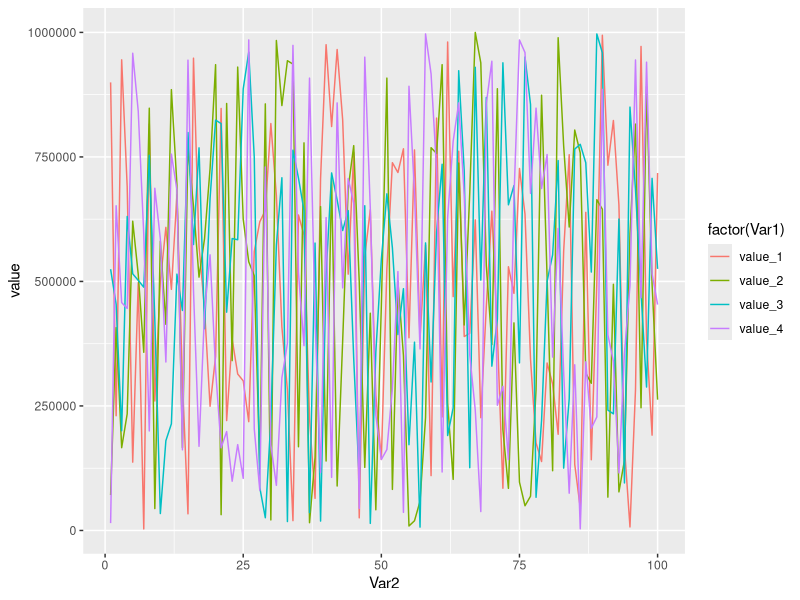

Recreate this plot in R.
#install.packages("ggplot2")

library(ggplot2)
library(reshape2)


set.seed(111)
mydf <- data.frame(value_1 = sample.int(n = 1000000, size = 100),
                   value_2 = sample.int(n = 1000000, size = 100),
                   value_3 = sample.int(n = 1000000, size = 100),
                   value_4 = sample.int(n = 1000000, size = 100))

mydf <- t(mydf)
df <- melt(mydf)
df$rowid <- 1:length(mydf)
colnames(df)
head(df)

ggplot(df, aes(Var2, value, group=factor(Var1))) + geom_line(aes(color=factor(Var1)))